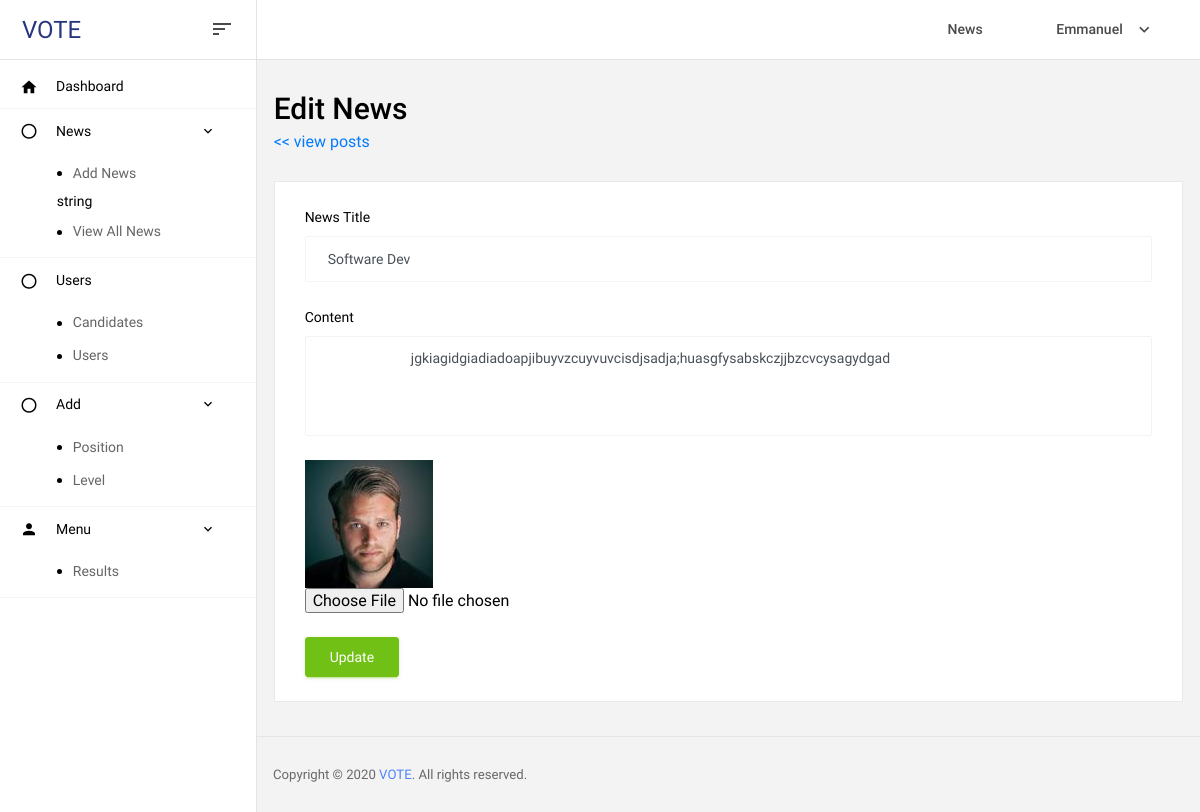
/admin/edit_post.php?edit&p_id=1 (signed in), run on the app's committed database.
### tables this page shows
CREATE TABLE `posts` (
  `post_id` int(11) NOT NULL,
  `post_content` text NOT NULL,
  `post_title` varchar(255) NOT NULL,
  `post_image` text NOT NULL,
  `postedOn` date NOT NULL
);

### admin/edit_post.php (the view, shortened to what this page needs)
<?php include "includes/header.php";?>
<?php include "includes/sidebar.php";?>
      <div class="main-panel">
        <div class="content-wrapper">
          <div class="row">
            <div class="col-md-12 grid-margin">
              <div class="d-flex justify-content-between flex-wrap">
                <div class="d-flex align-items-end flex-wrap">
                  <div class="mr-md-3 mr-xl-5">
                    <h2>Edit News</h2>
                    <a href="posts.php"><< view posts</a>
                  </div>
                </div>
              </div>
            </div>
          </div>
          <div class="row">
            <div class="col-md-12">
              <div class="card">
                <div class="card-body">
                  <?php
                    if(isset($_GET['p_id'])) {
                      $p_id = $_GET['p_id'];
                    }
                    $sql = "SELECT * FROM posts WHERE post_id = $p_id";
                    $select_news_by_id = mysqli_query($connection, $sql);
                    while($row = mysqli_fetch_assoc($select_news_by_id)) {
                      $post_title = $row['post_title'];
                      $post_content = $row['post_content'];
                      $post_image = $row['post_image'];
                    }
                  ?>
                  <form action="edit_post.php" method="post" enctype="multipart/form-data">
                    <div class="form-group">
                      <label for="exampleFormControlInput1">News Title</label>
                      <input type="text" class="form-control" id="post_title" name="title" value="<?php echo $post_title;?>">
                    </div>
                    <div class="form-group">
                      <label for="exampleFormControlTextarea1">Content</label>
                      <textarea class="form-control" id="exampleFormControlTextarea1" name="post_content" cols="" rows="5">
                        <?php echo $post_content;?>
                      </textarea>
                    </div>
                    <div class="form-group">
                      <img src="<?php echo $post_image;?>">
                      <input type="file" name="post_image" class="form-control-file" id="exampleFormControlFile1">
                    </div>
                    <button class="btn btn-success" type="submit" name="submit">Update</button>
                  </form>
                </div>
              </div>
            </div>
          </div>
        </div>
        <?php include "includes/footer.php";?>

### data on the page
posts: title "Software Dev", post_content "jgkiagidgiadiadoapjibuyvzcuyvuvcisdjsadja;huasgfysabskczjjbzcvcysagydgad", post_image (picture)

### other printed values
$_SESSION['user'] "Emmanuel"
